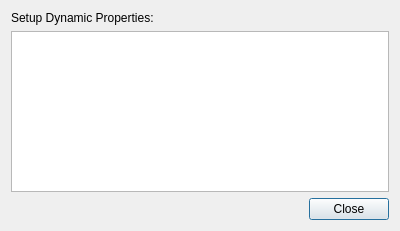
<?xml version="1.0" encoding="UTF-8"?>
<ui version="4.0">
 <class>DialogDynamicPropertiesConfig</class>
 <widget class="QDialog" name="DialogDynamicPropertiesConfig">
  <property name="geometry">
   <rect>
    <x>0</x>
    <y>0</y>
    <width>400</width>
    <height>231</height>
   </rect>
  </property>
  <property name="windowTitle">
   <string>Dialog</string>
  </property>
  <layout class="QVBoxLayout" name="verticalLayout">
   <item>
    <layout class="QVBoxLayout" name="verticalLayout_2">
     <item>
      <widget class="QLabel" name="SetDynamicPropertiesTitle">
       <property name="text">
        <string>Setup Dynamic Properties:</string>
       </property>
      </widget>
     </item>
     <item>
      <widget class="QTableWidget" name="TableWidget_DynProperties">
       <property name="frameShape">
        <enum>QFrame::StyledPanel</enum>
       </property>
       <property name="frameShadow">
        <enum>QFrame::Sunken</enum>
       </property>
       <property name="lineWidth">
        <number>1</number>
       </property>
       <attribute name="verticalHeaderVisible">
        <bool>false</bool>
       </attribute>
      </widget>
     </item>
     <item>
      <layout class="QHBoxLayout" name="horizontalLayout_2"/>
     </item>
    </layout>
   </item>
   <item>
    <layout class="QHBoxLayout" name="horizontalLayout_1">
     <item>
      <spacer name="horizontalSpacer_1">
       <property name="orientation">
        <enum>Qt::Horizontal</enum>
       </property>
       <property name="sizeHint" stdset="0">
        <size>
         <width>40</width>
         <height>20</height>
        </size>
       </property>
      </spacer>
     </item>
     <item>
      <widget class="QPushButton" name="CloseBtn">
       <property name="text">
        <string>Close</string>
       </property>
      </widget>
     </item>
    </layout>
   </item>
  </layout>
 </widget>
 <resources/>
 <connections/>
</ui>
